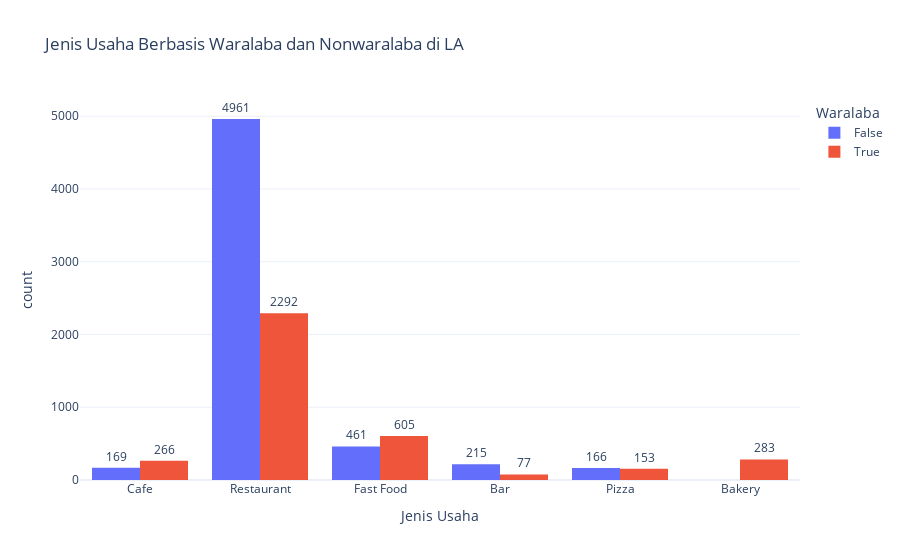

The notebook cell this image was saved under:
### Markdown cell above
Menampilkan grafik yang menunjukan jumlah waralaba dan nonwaralaba tiap jenis usaha:

### Code cell
# Membuat grafik waralaba tiap jenis usaha
fig = px.histogram(data, x='object_type', y='chain',
             color='chain', barmode='group',
             histfunc='count',
             labels={'object_type':'Jenis Usaha', 'chain':'Waralaba'}, 
             title='Jenis Usaha Berbasis Waralaba dan Nonwaralaba di LA',
             template= 'plotly_white',
             text_auto=True)
fig.update_traces(textfont_size=12, textangle=0, textposition="outside", cliponaxis=False)
fig.show()

### Figure 1 — Plotly figure (JSON) as saved in the notebook; plotly's stock layout.template omitted (floating-point values rounded to 4 significant figures; data arrays with more than 128 entries replaced by an {"elided": "..."} marker saying what was removed)
{"data": [{"alignmentgroup": "True", "bingroup": "x", "cliponaxis": false, "histfunc": "count", "hovertemplate": "Waralaba=False<br>Jenis Usaha=%{x}<br>count=%{y}<extra></extra>", "legendgroup": "False", "marker": {"color": "#636efa", "pattern": {"shape": ""}}, "name": "False", "offsetgroup": "False", "orientation": "v", "showlegend": true, "textangle": 0, "textfont": {"size": 12}, "textposition": "outside", "texttemplate": "%{value}", "type": "histogram", "x": {"elided": "5972 str values"}, "xaxis": "x", "y": {"elided": "5972 bool values"}, "yaxis": "y"}, {"alignmentgroup": "True", "bingroup": "x", "cliponaxis": false, "histfunc": "count", "hovertemplate": "Waralaba=True<br>Jenis Usaha=%{x}<br>count=%{y}<extra></extra>", "legendgroup": "True", "marker": {"color": "#EF553B", "pattern": {"shape": ""}}, "name": "True", "offsetgroup": "True", "orientation": "v", "showlegend": true, "textangle": 0, "textfont": {"size": 12}, "textposition": "outside", "texttemplate": "%{value}", "type": "histogram", "x": {"elided": "3676 str values"}, "xaxis": "x", "y": {"elided": "3676 bool values"}, "yaxis": "y"}], "layout": {"barmode": "group", "legend": {"title": {"text": "Waralaba"}, "tracegroupgap": 0}, "title": {"text": "Jenis Usaha Berbasis Waralaba dan Nonwaralaba di LA"}, "xaxis": {"anchor": "y", "domain": [0, 1], "title": {"text": "Jenis Usaha"}}, "yaxis": {"anchor": "x", "categoryarray": [true, false], "categoryorder": "array", "domain": [0, 1], "title": {"text": "count"}}}}
